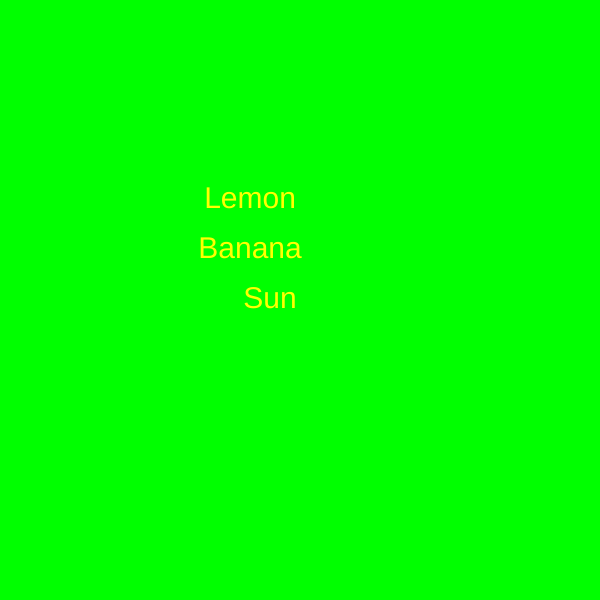
Frame 1 (no input)
Frame 60 (no input): identical to frame 1, image omitted
Frame 120 (the mouse pressed at the canvas centre since frame 60): identical to frame 1, image omitted

The p5.js sketch that drew this single still picture (run headless with seeded random() and noise() and a simulated clock; from frame 60 on, the mouse is pressed at the canvas centre):

// p5.js sketch
// ── sketch.js

function setup() {
  createCanvas(600, 600);
  textAlign (CENTER, CENTER)
}

function draw() {
  background (0,255,0)
  fill (255,255,0)
  textSize(30)
  text ("Lemon",250,200,0)
  text ("Banana",245,250,10)
  text ("Sun",260,300,20)
}
